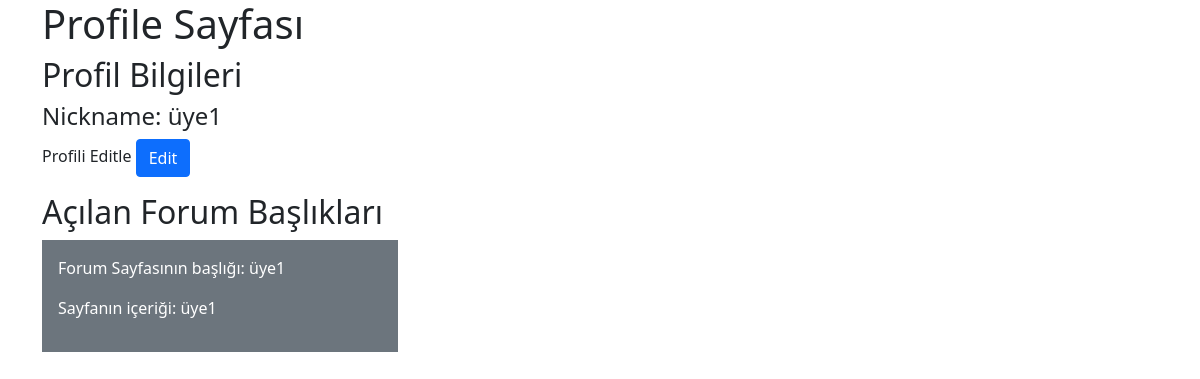
The app's page /user_profile (signed in), older data.
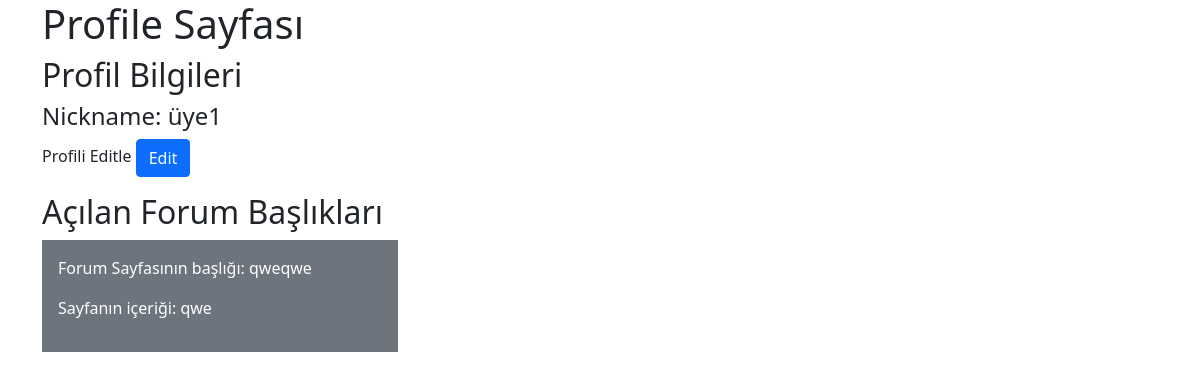
The same page, newer data.
### tables this page shows
CREATE TABLE user (
  id INTEGER PRIMARY KEY AUTOINCREMENT,
  nickname TEXT UNIQUE NOT NULL,
  password TEXT NOT NULL,
  authority BOOLEAN NOT NULL
);

CREATE TABLE forum (
  id INTEGER PRIMARY KEY AUTOINCREMENT,
  user_id INTEGER NULL,
  created TIMESTAMP NOT NULL DEFAULT CURRENT_TIMESTAMP,
  title TEXT NOT NULL,
  body TEXT NOT NULL,
  is_active BOOLEAN NOT NULL,
  FOREIGN KEY (user_id) REFERENCES user (id)
);

### flaskr/forum.py (the view)
@bp.route('/user_profile',methods=['GET','POST'])
def profile():
    db = get_db()
    users = db.execute(
        'SELECT id,nickname,password'
        ' FROM user u'
        ' WHERE u.id = ?',
        (g.user['id'],)
    ).fetchall()
    forums = db.execute(
        'SELECT f.title,f.body'
        ' FROM forum f JOIN user u ON f.user_id = u.id'
        ' WHERE u.id = ?',
        (g.user['id'],)
    ).fetchall()
    return render_template('profile/index.html',users=users,forums=forums)

### flaskr/auth.py (called while the page is built)
@bp.before_app_request
def load_logged_in_user():
    user_id = session.get('user_id') # session bilgisi olan kullanıcı dbden çeker
    if user_id is None:
        g.user = None
    else:
        g.user = get_db().execute(
            'SELECT * FROM user WHERE id = ?', (user_id,)
        ).fetchone()

### flaskr/db.py (called while the page is built)
def get_db():
    if 'db' not in g:
        g.db = sqlite3.connect(
            current_app.config['DATABASE'],
            detect_types=sqlite3.PARSE_DECLTYPES
        )
        g.db.row_factory = sqlite3.Row
    return g.db

### flaskr/templates/profile/index.html (shortened to what this page needs)
{% extends 'base.html' %}
{% block content %}
<h1> Profile Sayfası </h1>
<h2>Profil Bilgileri</h2>
    {% for user in users %}
        <div class="row">
            <div class="col-xs-12 col-sm-6 col-md-6">
                <div class="well well-sm">
                    <div class="row">
                        <div class="col-sm-6 col-md-8">
                            <h4>
                                Nickname: {{ user['nickname'] }}
                            </h4>
                            Profili Editle  <a class="action btn btn-primary" href="{{ url_for('profile.edit') }}">Edit</a>
                            {% endfor %}
                        <p>
                            <h2>Açılan Forum Başlıkları</h2>
                            {% for forum in forums %}
                                <div class="p-3 mb-2 bg-secondary text-white">
                                    <p class="body"> Forum Sayfasının başlığı: {{ forum['title'] }}</p>
                                    <p class="body"> Sayfanın içeriği: {{ forum['body'] }}</p>
                                </div>
                            {% endfor %}
                        </p>
                    </div>
                </div>
            </div>
        </div>
    </div>
{% endblock %}

Row changes from the older to the newer data that the page shows:
removed forum: title "üye1", body "üye1"
added forum: title "qweqwe", body "qwe"
